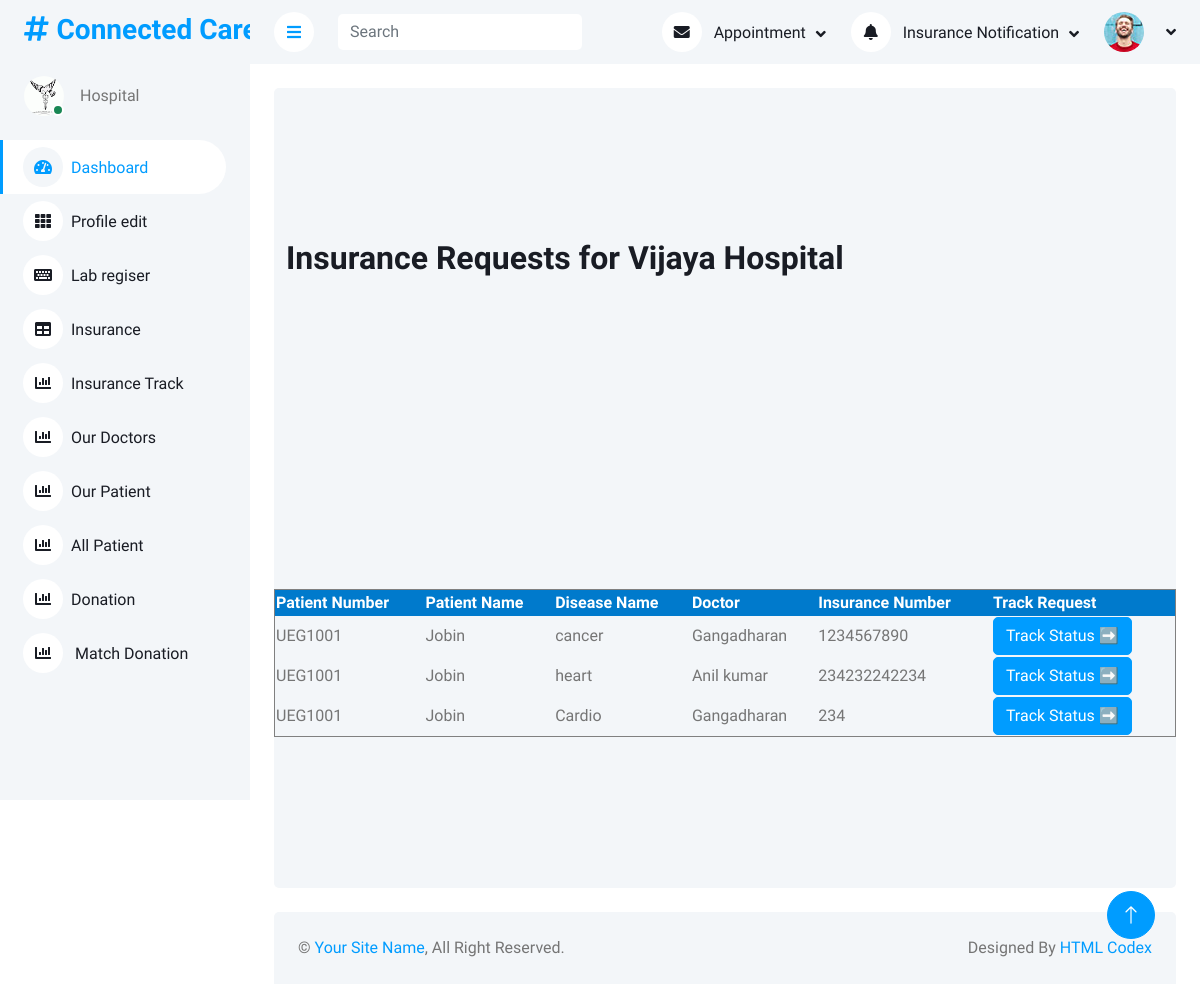
Page /hosp_pat_ins_status (signed in) on the committed database.
### hosp_app/models.py (models this page shows, shortened)
class Hosp(models.Model):
    name=models.CharField(max_length=100)
    address=models.CharField(max_length=100)
    dist=models.CharField(max_length=100)
    city=models.CharField(max_length=100)
    contact=models.CharField(max_length=100)
    loginid=models.ForeignKey('Login',on_delete=models.CASCADE)

class Ins_pat(models.Model):
    pat_id=models.ForeignKey(Patient,on_delete=models.CASCADE)
    hosp_id=models.ForeignKey(Hosp,on_delete=models.CASCADE)
    disease_name =models.CharField(max_length=100)
    doc_name=models.CharField(max_length=100)
    ins_num =models.CharField(max_length=100)
    details =models.CharField(max_length=100)
    curr_date=models.DateTimeField(auto_now_add=True)
    status = models.IntegerField(default=0)
    sa = models.IntegerField(default=0)
    file = models.FileField(upload_to="hospital_notes/", blank=True, null=True)
    amt=models.CharField(max_length=100)
    ins_amt_status=models.IntegerField(default=0)

class Patient(models.Model):
    name = models.CharField(max_length=100)
    address = models.CharField(max_length=100)
    gender = models.CharField(max_length=100)
    age = models.CharField(max_length=100)
    contact = models.CharField(max_length=100)
    loginid = models.ForeignKey(Login, on_delete=models.CASCADE)
    pr_number = models.CharField(max_length=15, unique=True, blank=True, null=True)

### hosp_app/views.py (the view)
# urls.py: path("hosp_pat_ins_status", views.hosp_pat_ins_status, name="hosp_pat_ins_status"),
def hosp_pat_ins_status(request):
    if 'user_id' in request.session:
        if not request.session.get('user_id'):
            return redirect("login")
        user_id = request.session.get('user_id')
        hospital = get_object_or_404(Hosp, loginid_id=user_id)
        patient_requests = Ins_pat.objects.filter(hosp_id=hospital)
        return render(request, "hosp_pat_ins_status.html", {"hospital": hospital, "patient_requests": patient_requests})
    else:
        return redirect('login')

### hosp_app/templates/hosp_pat_ins_status.html (shortened to what this page needs)
{%load static%}
<!DOCTYPE html>
<html lang="en">
<head>
    <link href="https://cdnjs.cloudflare.com/ajax/libs/font-awesome/5.10.0/css/all.min.css" rel="stylesheet">
    <link href="https://cdn.jsdelivr.net/npm/bootstrap-icons@1.4.1/font/bootstrap-icons.css" rel="stylesheet">
    <link href="{% static 'hospadmin/lib/owlcarousel/assets/owl.carousel.min.css' %}" rel="stylesheet">
    <link href="{% static 'hospadmin/lib/tempusdominus/css/tempusdominus-bootstrap-4.min.css' %}" rel="stylesheet" />
    <link href="{% static 'hospadmin/css/bootstrap.min.css' %}" rel="stylesheet">
    <link href="{% static 'hospadmin/css/style.css' %}" rel="stylesheet">
</head>
<body>
    <div class="container-xxl position-relative bg-white d-flex p-0">
        <div class="sidebar pe-4 pb-3">
            <nav class="navbar bg-light navbar-light">
                <a href="index.html" class="navbar-brand mx-4 mb-3">
                    <h3 class="text-primary"><i class="fa fa-hashtag me-2"></i>Connected Care</h3>
                </a>
                <div class="d-flex align-items-center ms-4 mb-4">
                    <div class="position-relative">
                        <img class="rounded-circle" src="{% static 'hospadmin/img/lo.png' %}" alt="" style="width: 40px; height: 40px;">
                        <div class="bg-success rounded-circle border border-2 border-white position-absolute end-0 bottom-0 p-1"></div>
                    </div>
                    <div class="ms-3">
                        <span>Hospital</span>
                    </div>
                </div>
                <div class="navbar-nav w-100">
                    <a href="hosp_mod" class="nav-item nav-link active"><i class="fa fa-tachometer-alt me-2"></i>Dashboard</a>
                    <a href="hosp_pro_edit" class="nav-item nav-link"><i class="fa fa-th me-2"></i>Profile edit</a>
                    <a href="lab_reg" class="nav-item nav-link"><i class="fa fa-keyboard me-2"></i>Lab regiser</a>
                    <a href="hosp_pat_ins_req" class="nav-item nav-link"><i class="fa fa-table me-2"></i>Insurance</a>
                    <a href="hosp_pat_ins_status" class="nav-item nav-link"><i class="fa fa-chart-bar me-2"></i>Insurance Track</a>
                    <a href="hosp_docs_show" class="nav-item nav-link"><i class="fa fa-chart-bar me-2"></i>Our Doctors</a>
                    <a href="hosp_pat_appointment" class="nav-item nav-link"><i class="fa fa-chart-bar me-2"></i>Our Patient</a>
                    <a href="all_pat_prnumber_hosp" class="nav-item nav-link"><i class="fa fa-chart-bar me-2"></i>All Patient </a>
                    <a href="donate_organ" class="nav-item nav-link"><i class="fa fa-chart-bar me-2"></i>Donation</a>
                    <a href="recipient_form" class="nav-item nav-link"><i class="fa fa-chart-bar me-2"></i> Match Donation</a>
                </div>
            </nav>
        </div>
        <div class="content">
            <nav class="navbar navbar-expand bg-light navbar-light sticky-top px-4 py-0">
                <a href="#" class="sidebar-toggler flex-shrink-0">
                    <i class="fa fa-bars"></i>
                </a>
                <form class="d-none d-md-flex ms-4">
                    <input class="form-control border-0" type="search" placeholder="Search">
                </form>
                <div class="navbar-nav align-items-center ms-auto">
                    <div class="nav-item dropdown">
                        <a href="#" class="nav-link dropdown-toggle" data-bs-toggle="dropdown">
                            <i class="fa fa-envelope me-lg-2"></i>
                            <span class="d-none d-lg-inline-flex">Appointment</span>
                        </a>
                    </div>
                    <div class="nav-item dropdown">
                        <a href="#" class="nav-link dropdown-toggle" data-bs-toggle="dropdown">
                            <i class="fa fa-bell me-lg-2"></i>
                            <span class="d-none d-lg-inline-flex">Insurance Notification</span>
                        </a>
                    </div>
                    <div class="nav-item dropdown">
                        <a href="#" class="nav-link dropdown-toggle" data-bs-toggle="dropdown">
                            <img class="rounded-circle me-lg-2" src="{% static 'hospadmin/img/user.jpg' %}" alt="" style="width: 40px; height: 40px;">
                        </a>
                    </div>
                </div>
            </nav>
            <div class="container-fluid pt-4 px-4">
                <div class="row vh-100 bg-light rounded align-items-center justify-content-center mx-0">
  <h2>Insurance Requests for {{ hospital.name }}</h2>
<table border="1" style="width: 100%; border-collapse: collapse; text-align: left;">
    <thead>
        <tr style="background: #007acc; color: white;">
            <th>Patient Number</th>
            <th>Patient Name</th>
            <th>Disease Name</th>
            <th>Doctor</th>
            <th>Insurance Number</th>
            <th>Track Request</th>
        </tr>
    </thead>
    <tbody>
        {% for request in patient_requests %}
        <tr>
            <td>{{ request.pat_id.pr_number }}</td>
            <td>{{ request.pat_id.name }}</td>
            <td>{{ request.disease_name }}</td>
            <td>{{ request.doc_name }}</td>
            <td>{{ request.ins_num }}</td>
            <td>
                <a href="{% url 'hosp_pat_req_track' request.id %}" class="btn btn-primary">Track Status ➡️</a>
            </td>
        </tr>
        {% empty %}
        <tr><td colspan="6" style="text-align: center;">No insurance applications found.</td></tr>
        {% endfor %}
    </tbody>
</table>
              </div>
            </div>
            <div class="container-fluid pt-4 px-4">
                <div class="bg-light rounded-top p-4">
                    <div class="row">
                        <div class="col-12 col-sm-6 text-center text-sm-start">
                            &copy; <a href="#">Your Site Name</a>, All Right Reserved.
                        </div>
                        <div class="col-12 col-sm-6 text-center text-sm-end">
                            Designed By <a href="https://htmlcodex.com">HTML Codex</a>
                        </div>
                    </div>
                </div>
            </div>
        </div>
        <a href="#" class="btn btn-lg btn-primary btn-lg-square back-to-top"><i class="bi bi-arrow-up"></i></a>
    </div>
</body>
</html>

### hosp_app/static/hospadmin/css/style.css (style rules this page uses)
:root { --primary: #009CFF; --light: #F3F6F9; --dark: #191C24; }
.back-to-top { position: fixed; display: none; right: 45px; bottom: 45px; z-index: 99; }
.btn { transition: .5s; }
.btn.btn-primary { color: #FFFFFF; }
.btn-lg-square { width: 48px; height: 48px; }
.btn-square, .btn-sm-square, .btn-lg-square { padding: 0; display: inline-flex; align-items: center; justify-content: center; font-weight: normal; border-radius: 50px; }
.sidebar { position: fixed; top: 0; left: 0; bottom: 0; width: 250px; height: 100vh; overflow-y: auto; background: var(--light); transition: 0.5s; z-index: 999; }
.content { margin-left: 250px; min-height: 100vh; background: #FFFFFF; transition: 0.5s; }
@media (min-width: 992px) { .sidebar { margin-left: 0; } }
@media (min-width: 992px) { .content { width: calc(100% - 250px); } }
.sidebar .navbar .navbar-nav .nav-link { padding: 7px 20px; color: var(--dark); font-weight: 500; border-left: 3px solid var(--light); border-radius: 0 30px 30px 0; outline: none; }
.sidebar .navbar .navbar-nav .nav-link:hover, .sidebar .navbar .navbar-nav .nav-link.active { color: var(--primary); background: #FFFFFF; border-color: var(--primary); }
.sidebar .navbar .navbar-nav .nav-link i { width: 40px; height: 40px; display: inline-flex; align-items: center; justify-content: center; background: #FFFFFF; border-radius: 40px; }
.sidebar .navbar .navbar-nav .nav-link:hover i, .sidebar .navbar .navbar-nav .nav-link.active i { background: var(--light); }
.content .navbar .navbar-nav .nav-link { margin-left: 25px; padding: 12px 0; color: var(--dark); outline: none; }
.content .navbar .sidebar-toggler, .content .navbar .navbar-nav .nav-link i { width: 40px; height: 40px; display: inline-flex; align-items: center; justify-content: center; background: #FFFFFF; border-radius: 40px; }
.content .navbar .dropdown-toggle::after { margin-left: 6px; vertical-align: middle; border: none; content: "\f107"; font-family: "Font Awesome 5 Free"; font-weight: 900; transition: .5s; }

### rows in the picture
Hosp: name "Vijaya Hospital"
Ins_pat: pat_id.pr_number "UEG1001", pat_id.name "Jobin", disease_name "cancer", doc_name "Gangadharan", ins_num "1234567890"
Ins_pat: pat_id.pr_number "UEG1001", pat_id.name "Jobin", disease_name "heart", doc_name "Anil kumar", ins_num "234232242234"
Ins_pat: pat_id.pr_number "UEG1001", pat_id.name "Jobin", disease_name "Cardio", doc_name "Gangadharan", ins_num "234"
